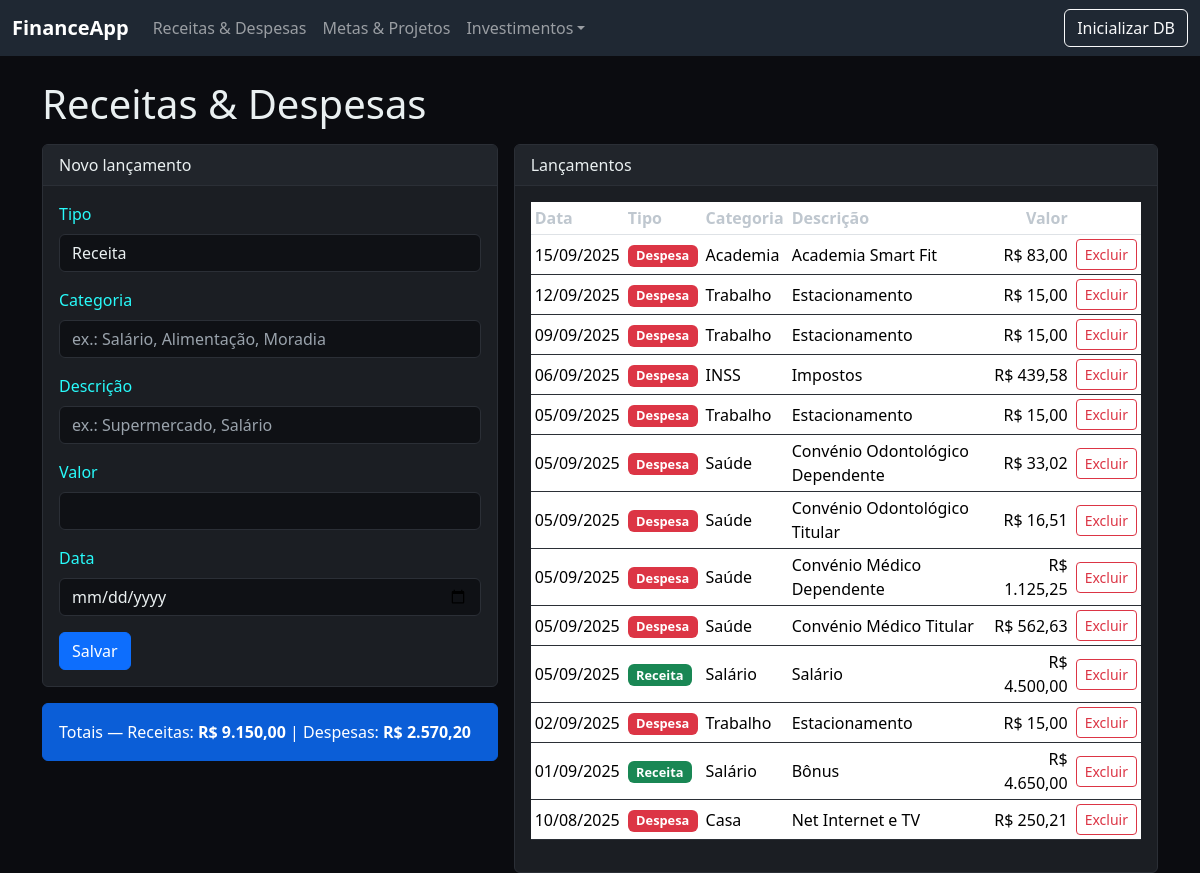
Screenshot of /transacoes with the database file from the repository.
### app.py (models this page shows)
class Transaction(db.Model):
    __tablename__ = 'transactions'
    id = db.Column(db.Integer, primary_key=True)
    tipo = db.Column(db.String(20), nullable=False)  # 'receita' ou 'despesa'
    categoria = db.Column(db.String(50), nullable=True)  # opcional (ex: alimentação, salário)
    descricao = db.Column(db.String(200), nullable=False)
    valor = db.Column(db.Float, nullable=False)
    data = db.Column(db.Date, nullable=False, default=datetime.utcnow)

### app.py (the view, shortened to what this page needs)
@app.route('/transacoes', methods=['GET', 'POST'])
def transacoes():
    trans = Transaction.query.order_by(Transaction.data.desc(), Transaction.id.desc()).all()
    total_receitas = sum(t.valor for t in trans if t.tipo == 'receita')
    total_despesas = sum(t.valor for t in trans if t.tipo == 'despesa')
    return render_template('transacoes.html', transacoes=trans,
                           total_receitas=total_receitas, total_despesas=total_despesas)

### app.py (called while the page is built)
def money(n):
    return f"R$ {n:,.2f}".replace(",", "X").replace(".", ",").replace("X", ".")

### templates/transacoes.html (shortened to what this page needs)
{% extends "base.html" %}
{% block content %}
<h1 class="mb-3">Receitas & Despesas</h1>
<div class="row g-3">
  <div class="col-md-5">
    <div class="card">
      <div class="card-header">Novo lançamento</div>
      <div class="card-body">
        <form method="post">
          <div class="mb-3">
            <label class="form-label">Tipo</label>
            <select class="form-select" name="tipo" required>
              <option value="receita">Receita</option>
            </select>
          </div>
          <div class="mb-3">
            <label class="form-label">Categoria</label>
            <input class="form-control" name="categoria" placeholder="ex.: Salário, Alimentação, Moradia">
          </div>
          <div class="mb-3">
            <label class="form-label">Descrição</label>
            <input class="form-control" name="descricao" required placeholder="ex.: Supermercado, Salário">
          </div>
          <div class="mb-3">
            <label class="form-label">Valor</label>
            <input type="number" step="0.01" class="form-control" name="valor" required>
          </div>
          <div class="mb-3">
            <label class="form-label">Data</label>
            <input type="date" class="form-control" name="data">
          </div>
          <button class="btn btn-primary">Salvar</button>
        </form>
      </div>
    </div>
    <div class="mt-3">
      <div class="alert alert-info">Totais — Receitas: <strong>{{ total_receitas|money }}</strong> | Despesas: <strong>{{ total_despesas|money }}</strong></div>
    </div>
  </div>
  <div class="col-md-7">
    <div class="card">
      <div class="card-header">Lançamentos</div>
      <div class="card-body table-responsive">
        <table class="table table-sm align-middle">
          <thead><tr><th>Data</th><th>Tipo</th><th>Categoria</th><th>Descrição</th><th class="text-end">Valor</th><th></th></tr></thead>
          <tbody>
            {% for t in transacoes %}
            <tr>
              <td>{{ t.data.strftime('%d/%m/%Y') }}</td>
              <td><span class="badge {{ 'bg-success' if t.tipo=='receita' else 'bg-danger' }}">{{ t.tipo.title() }}</span></td>
              <td>{{ t.categoria or '-' }}</td>
              <td>{{ t.descricao }}</td>
              <td class="text-end">{{ t.valor|money }}</td>
              <td class="text-end">
                <form method="post" action="{{ url_for('excluir_transacao', tid=t.id) }}" onsubmit="return confirm('Excluir este lançamento?')">
                  <button class="btn btn-sm btn-outline-danger">Excluir</button>
                </form>
              </td>
            </tr>
            {% endfor %}
          </tbody>
        </table>
      </div>
    </div>
  </div>
</div>
{% endblock %}

### templates/base.html (shortened to what this page needs)
<!doctype html>
<html lang="pt-br">
<head>
  <link href="https://cdn.jsdelivr.net/npm/bootstrap@5.3.2/dist/css/bootstrap.min.css" rel="stylesheet">
  <link rel="stylesheet" href="{{ url_for('static', filename='styles.css') }}">
</head>
<body>
<nav class="navbar navbar-expand-lg navbar-dark bg-dark mb-4">
  <div class="container-fluid">
    <a class="navbar-brand fw-bold" href="{{ url_for('dashboard') }}">FinanceApp</a>
    <div class="collapse navbar-collapse" id="nav">
      <ul class="navbar-nav me-auto mb-2 mb-lg-0">
        <li class="nav-item"><a class="nav-link" href="{{ url_for('transacoes') }}">Receitas & Despesas</a></li>
        <li class="nav-item"><a class="nav-link" href="{{ url_for('metas') }}">Metas & Projetos</a></li>
        <li class="nav-item dropdown">
          <a class="nav-link dropdown-toggle" href="#" role="button" data-bs-toggle="dropdown" aria-expanded="false">Investimentos</a>
        </li>
      </ul>
      <a class="btn btn-outline-light" href="{{ url_for('init_db') }}">Inicializar DB</a>
    </div>
  </div>
</nav>
<div class="container">
  {% block content %}{% endblock %}
</div>
</body>
</html>

### static/styles.css (style rules this page uses)
body { background: #0b0c10; color: #eaf0f1; }
.navbar { background: #1f2833 !important; }
.card { background: #1b1e23; border: 1px solid #2b2f36; color:#28fbfb }
.card-header { background: #21252b; color: #eaf0f1; border-bottom: 1px solid #2b2f36; }
.table { color: #eaf0f1; }
.table thead th { color: #bfc7cf; }
.table tbody tr { border-color: #2b2f36 }
.alert-info { background: #0b5ed7; border-color: #0b5ed7; color: #fff; }
.badge { font-size: .8rem; }
.btn-outline-danger { border-color: #dc3545; color: #dc3545; }
a, .btn-link { color: #66fcf1; }
.form-control, .form-select { background: #0f1115; color: #eaf0f1; border: 1px solid #2b2f36; }
.form-control::placeholder { color: #9aa3ac; }

### rows the page displays
Transaction: data "15/09/2025", tipo "Despesa", categoria "Academia", descricao "Academia Smart Fit", valor "R$ 83,00"
Transaction: data "12/09/2025", tipo "Despesa", categoria "Trabalho", descricao "Estacionamento", valor "R$ 15,00"
Transaction: data "09/09/2025", tipo "Despesa", categoria "Trabalho", descricao "Estacionamento", valor "R$ 15,00"
Transaction: data "06/09/2025", tipo "Despesa", categoria "INSS", descricao "Impostos", valor "R$ 439,58"
Transaction: data "05/09/2025", tipo "Despesa", categoria "Trabalho", descricao "Estacionamento", valor "R$ 15,00"
Transaction: data "05/09/2025", tipo "Despesa", categoria "Saúde", descricao "Convénio Odontológico Dependente", valor "R$ 33,02"
Transaction: data "05/09/2025", tipo "Despesa", categoria "Saúde", descricao "Convénio Odontológico Titular", valor "R$ 16,51"
Transaction: data "05/09/2025", tipo "Despesa", categoria "Saúde", descricao "Convénio Médico Dependente", valor "R$ 1.125,25"
Transaction: data "05/09/2025", tipo "Despesa", categoria "Saúde", descricao "Convénio Médico Titular", valor "R$ 562,63"
Transaction: data "05/09/2025", tipo "Receita", categoria "Salário", descricao "Salário", valor "R$ 4.500,00"
Transaction: data "02/09/2025", tipo "Despesa", categoria "Trabalho", descricao "Estacionamento", valor "R$ 15,00"
Transaction: data "01/09/2025", tipo "Receita", categoria "Salário", descricao "Bônus", valor "R$ 4.650,00"
Transaction: data "10/08/2025", tipo "Despesa", categoria "Casa", descricao "Net Internet e TV", valor "R$ 250,21"

### other values shown
{{ total_receitas|money }} "R$ 9.150,00"
{{ total_despesas|money }} "R$ 2.570,20"
